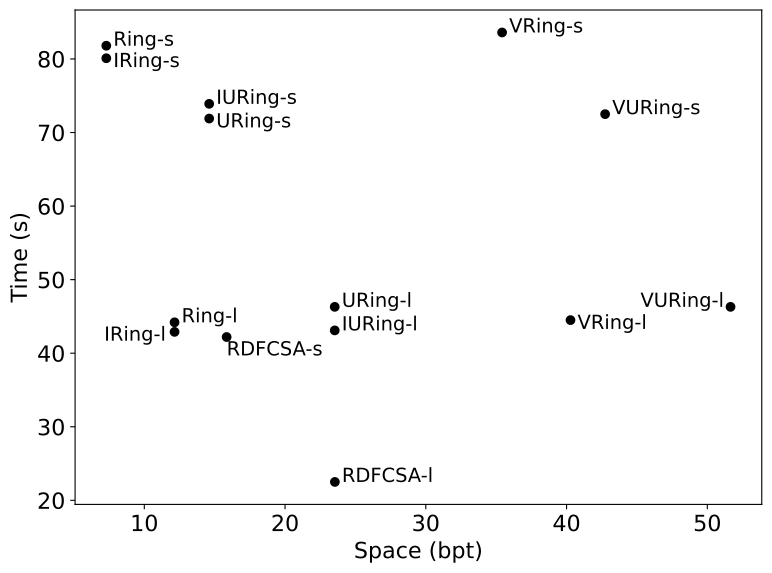

Reproduce this figure in Python.
import pandas as pd
import numpy as np
import matplotlib.pyplot as plt
import sys



plt.rcParams.update({'font.size': 16})


bpt = [12.15, 7.30, 12.15, 7.30, 23.53, 14.61, 23.53, 14.61, 40.28, 35.42, 51.65, 42.74, 23.54, 15.85]
times = [44.2, 81.8, 42.9, 80.1, 46.3, 71.9, 43.1, 73.9, 44.5, 83.6, 46.3, 72.5, 22.5, 42.2]

labels = ['Ring-l', 'Ring-s', 'IRing-l', 'IRing-s', 'URing-l', 'URing-s', 'IURing-l', 'IURing-s', 'VRing-l', 
'VRing-s', 'VURing-l', 'VURing-s', 'RDFCSA-l', 'RDFCSA-s']

plt.figure(figsize=(8,6))
plt.scatter(bpt, times, c='black')
for i, txt in enumerate(labels):
	if txt in ['RDFCSA-s']:
		plt.annotate(txt, (bpt[i], times[i]-2.5), fontsize=14)
	elif txt in ['VURing-l']:
		plt.annotate(txt, (bpt[i]-6.4, times[i]), fontsize=14)
	elif txt in ['VRing-l']:
		plt.annotate(txt, (bpt[i]+0.5, times[i]-1.2), fontsize=14)
	elif txt in ['IRing-l']:
		plt.annotate(txt, (bpt[i]-5, times[i]-1.2), fontsize=14)
	elif txt in ['IRing-s', 'URing-s']:
		plt.annotate(txt, (bpt[i]+0.5, times[i]-1.2), fontsize=14)
	else:
		plt.annotate(txt, (bpt[i]+0.5, times[i]), fontsize=14)

plt.ylabel("Time (s)")
plt.xlabel("Space (bpt)")
plt.tight_layout()

plt.savefig('space-time-nolimit.pdf', bbox_inches ="tight")
